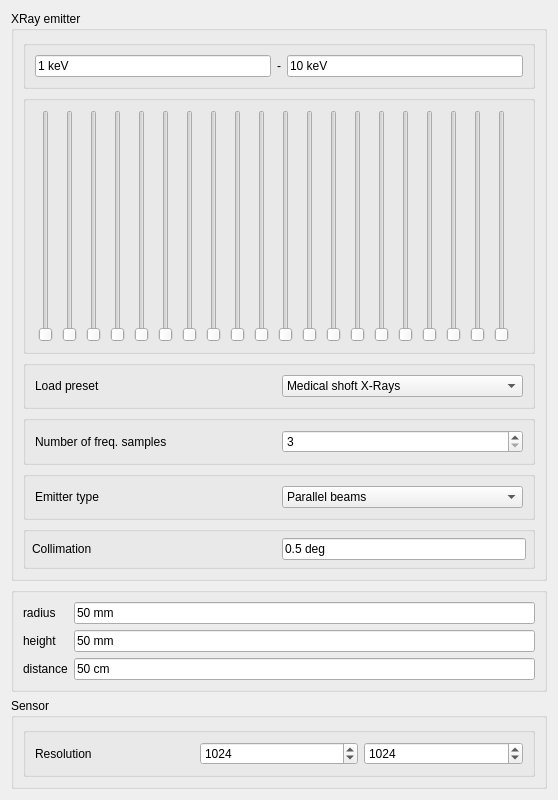
<?xml version="1.0" encoding="UTF-8"?>
<ui version="4.0">
 <class>TaskPanel</class>
 <widget class="QWidget" name="TaskPanel">
  <property name="geometry">
   <rect>
    <x>0</x>
    <y>0</y>
    <width>558</width>
    <height>800</height>
   </rect>
  </property>
  <property name="sizePolicy">
   <sizepolicy hsizetype="Preferred" vsizetype="Expanding">
    <horstretch>0</horstretch>
    <verstretch>0</verstretch>
   </sizepolicy>
  </property>
  <property name="minimumSize">
   <size>
    <width>250</width>
    <height>800</height>
   </size>
  </property>
  <property name="windowTitle">
   <string>Create X-Ray machine</string>
  </property>
  <layout class="QGridLayout" name="gridLayout_3">
   <item row="0" column="0">
    <widget class="QGroupBox" name="emitter_group">
     <property name="toolTip">
      <string>The X-Ray emitter options, including the power spectrum (which is renormalized, so do not worry about the units) and the bulb size.</string>
     </property>
     <property name="title">
      <string>XRay emitter</string>
     </property>
     <layout class="QGridLayout" name="gridLayout_2">
      <item row="2" column="0">
       <widget class="QGroupBox" name="preset_group">
        <property name="flat">
         <bool>true</bool>
        </property>
        <layout class="QHBoxLayout" name="horizontalLayout_2">
         <item>
          <widget class="QLabel" name="preset_label">
           <property name="text">
            <string>Load preset</string>
           </property>
          </widget>
         </item>
         <item>
          <widget class="QComboBox" name="preset">
           <property name="currentIndex">
            <number>0</number>
           </property>
           <item>
            <property name="text">
             <string>Medical shoft X-Rays</string>
            </property>
           </item>
           <item>
            <property name="text">
             <string>Crystallography</string>
            </property>
           </item>
           <item>
            <property name="text">
             <string>Medical hard X-Rays</string>
            </property>
           </item>
           <item>
            <property name="text">
             <string>Airport security</string>
            </property>
           </item>
           <item>
            <property name="text">
             <string>Metallography</string>
            </property>
           </item>
          </widget>
         </item>
        </layout>
       </widget>
      </item>
      <item row="1" column="0">
       <widget class="QGroupBox" name="spectrum_group">
        <property name="flat">
         <bool>true</bool>
        </property>
        <layout class="QHBoxLayout" name="power_group">
         <item>
          <widget class="QSlider" name="spectrum_01">
           <property name="orientation">
            <enum>Qt::Vertical</enum>
           </property>
          </widget>
         </item>
         <item>
          <widget class="QSlider" name="spectrum_02">
           <property name="orientation">
            <enum>Qt::Vertical</enum>
           </property>
          </widget>
         </item>
         <item>
          <widget class="QSlider" name="spectrum_03">
           <property name="orientation">
            <enum>Qt::Vertical</enum>
           </property>
          </widget>
         </item>
         <item>
          <widget class="QSlider" name="spectrum_04">
           <property name="orientation">
            <enum>Qt::Vertical</enum>
           </property>
          </widget>
         </item>
         <item>
          <widget class="QSlider" name="spectrum_05">
           <property name="orientation">
            <enum>Qt::Vertical</enum>
           </property>
          </widget>
         </item>
         <item>
          <widget class="QSlider" name="spectrum_06">
           <property name="orientation">
            <enum>Qt::Vertical</enum>
           </property>
          </widget>
         </item>
         <item>
          <widget class="QSlider" name="spectrum_07">
           <property name="orientation">
            <enum>Qt::Vertical</enum>
           </property>
          </widget>
         </item>
         <item>
          <widget class="QSlider" name="spectrum_08">
           <property name="orientation">
            <enum>Qt::Vertical</enum>
           </property>
          </widget>
         </item>
         <item>
          <widget class="QSlider" name="spectrum_09">
           <property name="orientation">
            <enum>Qt::Vertical</enum>
           </property>
          </widget>
         </item>
         <item>
          <widget class="QSlider" name="spectrum_10">
           <property name="orientation">
            <enum>Qt::Vertical</enum>
           </property>
          </widget>
         </item>
         <item>
          <widget class="QSlider" name="spectrum_11">
           <property name="orientation">
            <enum>Qt::Vertical</enum>
           </property>
          </widget>
         </item>
         <item>
          <widget class="QSlider" name="spectrum_12">
           <property name="orientation">
            <enum>Qt::Vertical</enum>
           </property>
          </widget>
         </item>
         <item>
          <widget class="QSlider" name="spectrum_13">
           <property name="orientation">
            <enum>Qt::Vertical</enum>
           </property>
          </widget>
         </item>
         <item>
          <widget class="QSlider" name="spectrum_14">
           <property name="orientation">
            <enum>Qt::Vertical</enum>
           </property>
          </widget>
         </item>
         <item>
          <widget class="QSlider" name="spectrum_15">
           <property name="orientation">
            <enum>Qt::Vertical</enum>
           </property>
          </widget>
         </item>
         <item>
          <widget class="QSlider" name="spectrum_16">
           <property name="orientation">
            <enum>Qt::Vertical</enum>
           </property>
          </widget>
         </item>
         <item>
          <widget class="QSlider" name="spectrum_17">
           <property name="orientation">
            <enum>Qt::Vertical</enum>
           </property>
          </widget>
         </item>
         <item>
          <widget class="QSlider" name="spectrum_18">
           <property name="orientation">
            <enum>Qt::Vertical</enum>
           </property>
          </widget>
         </item>
         <item>
          <widget class="QSlider" name="spectrum_19">
           <property name="orientation">
            <enum>Qt::Vertical</enum>
           </property>
          </widget>
         </item>
         <item>
          <widget class="QSlider" name="spectrum_20">
           <property name="orientation">
            <enum>Qt::Vertical</enum>
           </property>
          </widget>
         </item>
        </layout>
       </widget>
      </item>
      <item row="0" column="0">
       <widget class="QGroupBox" name="freqs_group">
        <property name="flat">
         <bool>true</bool>
        </property>
        <layout class="QHBoxLayout" name="horizontalLayout">
         <item>
          <widget class="Gui::InputField" name="min_freq">
           <property name="text">
            <string notr="true">1 keV</string>
           </property>
           <property name="unit" stdset="0">
            <string notr="true">eV</string>
           </property>
           <property name="quantity" stdset="0">
            <double>1.000000000000000</double>
           </property>
          </widget>
         </item>
         <item>
          <widget class="QLabel" name="sep_freq">
           <property name="text">
            <string notr="true">-</string>
           </property>
          </widget>
         </item>
         <item>
          <widget class="Gui::InputField" name="max_freq">
           <property name="text">
            <string notr="true">10 keV</string>
           </property>
           <property name="unit" stdset="0">
            <string notr="true">eV</string>
           </property>
           <property name="quantity" stdset="0">
            <double>1.000000000000000</double>
           </property>
          </widget>
         </item>
        </layout>
       </widget>
      </item>
      <item row="4" column="0">
       <widget class="QGroupBox" name="projection_type_group">
        <property name="flat">
         <bool>true</bool>
        </property>
        <layout class="QHBoxLayout" name="horizontalLayout_4">
         <item>
          <widget class="QLabel" name="projection_label">
           <property name="text">
            <string>Emitter type</string>
           </property>
          </widget>
         </item>
         <item>
          <widget class="QComboBox" name="projection">
           <property name="toolTip">
            <string>For the time being just Parallel beams (radiographies and old-school CTs) is implemented</string>
           </property>
           <item>
            <property name="text">
             <string>Parallel beams</string>
            </property>
           </item>
          </widget>
         </item>
        </layout>
       </widget>
      </item>
      <item row="3" column="0">
       <widget class="QGroupBox" name="freq_n_group">
        <property name="toolTip">
         <string>The number of samples to take from the spectrum. The number of images per projection to be rendered is equal to the number of samples divided by 3. Thus the larger the number of samples, the longer would it take to compute. Increasing the number of samples would be very beneficial in the presence of metals.</string>
        </property>
        <property name="flat">
         <bool>true</bool>
        </property>
        <layout class="QHBoxLayout" name="horizontalLayout_3">
         <item>
          <widget class="QLabel" name="freqs_n_label">
           <property name="text">
            <string>Number of freq. samples</string>
           </property>
          </widget>
         </item>
         <item>
          <widget class="QSpinBox" name="freqs_n">
           <property name="minimum">
            <number>3</number>
           </property>
           <property name="maximum">
            <number>21</number>
           </property>
           <property name="singleStep">
            <number>3</number>
           </property>
           <property name="value">
            <number>3</number>
           </property>
          </widget>
         </item>
        </layout>
       </widget>
      </item>
      <item row="5" column="0">
       <widget class="QGroupBox" name="collimation_group">
        <property name="toolTip">
         <string>How efficient is the collimator. The worst is the collimator the more blurry images are produced</string>
        </property>
        <property name="flat">
         <bool>true</bool>
        </property>
        <layout class="QHBoxLayout" name="collimation_group_kk">
         <property name="leftMargin">
          <number>6</number>
         </property>
         <property name="topMargin">
          <number>6</number>
         </property>
         <property name="rightMargin">
          <number>6</number>
         </property>
         <property name="bottomMargin">
          <number>6</number>
         </property>
         <item>
          <widget class="QLabel" name="collimation_label">
           <property name="text">
            <string>Collimation</string>
           </property>
          </widget>
         </item>
         <item>
          <widget class="Gui::InputField" name="collimation">
           <property name="sizePolicy">
            <sizepolicy hsizetype="Minimum" vsizetype="Fixed">
             <horstretch>0</horstretch>
             <verstretch>0</verstretch>
            </sizepolicy>
           </property>
           <property name="text">
            <string notr="true">0.5 deg</string>
           </property>
           <property name="unit" stdset="0">
            <string notr="true">deg</string>
           </property>
           <property name="quantity" stdset="0">
            <double>0.500000000000000</double>
           </property>
          </widget>
         </item>
        </layout>
       </widget>
      </item>
     </layout>
    </widget>
   </item>
   <item row="1" column="0">
    <widget class="QGroupBox" name="chamber_group">
     <property name="toolTip">
      <string>The scanning chamber dimensions. At first glance just the objects fitting inside will be correctly scanned. However, in some cases it should be accepted that the scanning body is larger than the area covered by the X-Rays, that would be the case in synchrotron-based radiation.</string>
     </property>
     <layout class="QGridLayout" name="gridLayout">
      <item row="0" column="0">
       <widget class="QLabel" name="radius_label">
        <property name="text">
         <string>radius</string>
        </property>
       </widget>
      </item>
      <item row="1" column="0">
       <widget class="QLabel" name="height_label">
        <property name="text">
         <string>height</string>
        </property>
       </widget>
      </item>
      <item row="0" column="2">
       <widget class="Gui::InputField" name="radius">
        <property name="text">
         <string notr="true">50 mm</string>
        </property>
        <property name="unit" stdset="0">
         <string notr="true">m</string>
        </property>
        <property name="quantity" stdset="0">
         <double>1.000000000000000</double>
        </property>
       </widget>
      </item>
      <item row="1" column="2">
       <widget class="Gui::InputField" name="height">
        <property name="text">
         <string notr="true">50 mm</string>
        </property>
        <property name="unit" stdset="0">
         <string notr="true">m</string>
        </property>
        <property name="quantity" stdset="0">
         <double>1.000000000000000</double>
        </property>
       </widget>
      </item>
      <item row="2" column="0">
       <widget class="QLabel" name="distance_label">
        <property name="text">
         <string>distance</string>
        </property>
       </widget>
      </item>
      <item row="2" column="2">
       <widget class="Gui::InputField" name="distance">
        <property name="text">
         <string notr="true">50 cm</string>
        </property>
        <property name="unit" stdset="0">
         <string notr="true">m</string>
        </property>
        <property name="quantity" stdset="0">
         <double>10.000000000000000</double>
        </property>
       </widget>
      </item>
     </layout>
    </widget>
   </item>
   <item row="2" column="0">
    <widget class="QGroupBox" name="sensor_group">
     <property name="title">
      <string>Sensor</string>
     </property>
     <layout class="QGridLayout" name="gridLayout_4">
      <item row="0" column="0">
       <widget class="QGroupBox" name="resolution_group">
        <property name="flat">
         <bool>true</bool>
        </property>
        <layout class="QHBoxLayout" name="horizontalLayout_5">
         <item>
          <widget class="QLabel" name="resolution_label">
           <property name="text">
            <string>Resolution</string>
           </property>
          </widget>
         </item>
         <item>
          <widget class="QSpinBox" name="resolution_x">
           <property name="minimum">
            <number>16</number>
           </property>
           <property name="maximum">
            <number>32768</number>
           </property>
           <property name="value">
            <number>1024</number>
           </property>
          </widget>
         </item>
         <item>
          <widget class="QSpinBox" name="resolution_y">
           <property name="minimum">
            <number>16</number>
           </property>
           <property name="maximum">
            <number>32768</number>
           </property>
           <property name="value">
            <number>1024</number>
           </property>
          </widget>
         </item>
        </layout>
       </widget>
      </item>
     </layout>
    </widget>
   </item>
  </layout>
 </widget>
 <customwidgets>
  <customwidget>
   <class>Gui::InputField</class>
   <extends>QLineEdit</extends>
   <header>Gui/InputField.h</header>
  </customwidget>
 </customwidgets>
 <resources/>
 <connections/>
</ui>
